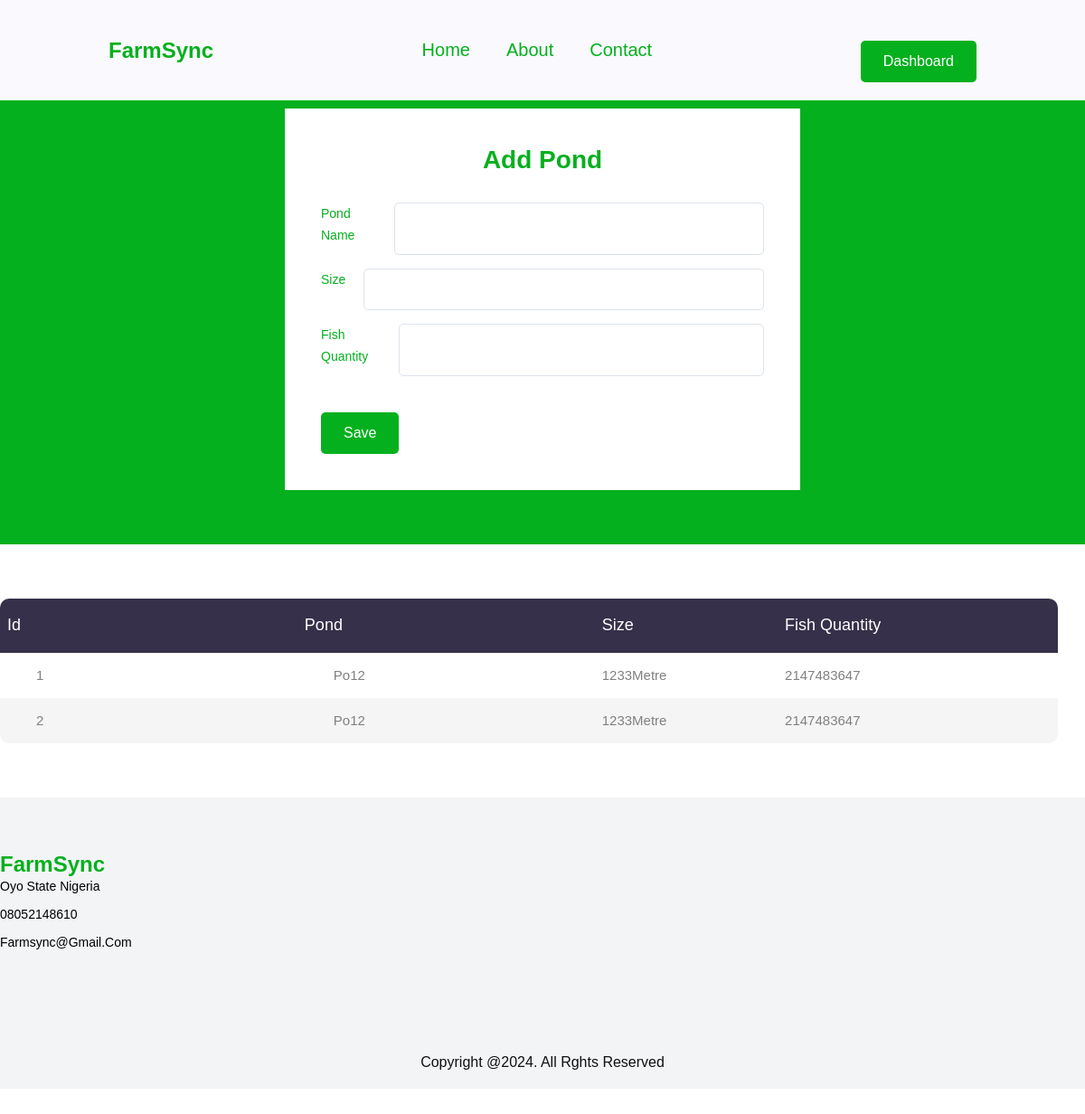
Page /admin/pond.php (signed in) on the committed database.
### tables this page shows
CREATE TABLE `pond` (
  `id` int(11) NOT NULL,
  `pond_name` varchar(100) NOT NULL,
  `size` varchar(250) NOT NULL,
  `fish_quantity` int(250) NOT NULL
);

### admin/pond.php (the view, shortened to what this page needs)
<?php
include '../config.php';
$sql = " SELECT id, pond_name, size, fish_quantity from pond";
$stmt =  mysqli_prepare($link, $sql);
if($stmt) {
    mysqli_stmt_execute($stmt);
    $result  = mysqli_stmt_get_result($stmt);
    $farm = [];
    if ($result) {
        while ($row = mysqli_fetch_assoc($result)) {
            $farm[] = $row;
        }
    }
    else {
        echo "error" . mysqli_error($link);
    }
}
?>
<!DOCTYPE html>
<html lang="en">
<head>
    <link rel="stylesheet" href="../style.css">
</head>
<body>
    <header>
        <a href="" class="logo">
            <h2>FarmSync </h2>
        </a>
        <ul class="navmenu">
            <li><a href="../index.html">Home</a></li>
            <li><a href="">About</a></li>
            <li><a href="#contact">Contact</a></li>
        </ul>
        <div class="nav-icon">
        <a href="dashboard.php">
    <button class="formbold-btn">Dashboard</button>
</a>
        </div>
    </header>
<section>
<section style="background-color: #04b01d; ">
<div class="formbold-main-wrappper">
<div class="formbold-form-wrapper">
<form action="<?php echo htmlspecialchars($_SERVER["PHP_SELF"]); ?>" method="POST" enctype="multitype">
<div class="formbold-form-title">
<h2> Add Pond</h2>
</div>
<?php
$pond_name = isset($_POST['pond_name']) ? $_POST['pond_name'] : '';
?>
<div class="formbold-input-flex">
<label for="pond_name" class="formbold-form-label">Pond Name</label>
<input type="text" name="pond_name" id="pond_name" class="formbold-form-input <?php echo (!empty($pond_name_err)) ? 'is-invalid' : ''; ?>" value="<?php echo $pond_name; ?>">
</div>
<div class="formbold-input-flex">
<label for="size" class="formbold-form-label">Size</label>
<input type="number" name="size" id="size" class="formbold-form-input <?php echo (!empty($size_err)) ? 'is-invalid' : ''; ?>" value="<?php echo $size; ?>">
</div>
<div class="formbold-input-flex">
<?php
$fish_quantity = isset($_POST['fish_quantity']) ? $_POST['fish_quantity'] : '';
?>
<label for="fish_quantity" class="formbold-form-label">Fish Quantity</label>
<input type="text" name="fish_quantity" id="fish_quantity" class="formbold-form-input <?php echo (!empty($fish_quantity_err)) ? 'is-invalid' : ''; ?>" value="<?php echo $fish_quantity; ?>">
</div>
<input type="submit" name="submit" class="formbold-btn" value="Save">
</form>
</div>
</section>
<section>
        <div class="limiter">
            <div class="container-table100">
                <div class="wrap-table100">
                    <div class="table100">
                        <table>
                            <thead>
                            <tr class="table100-head">
                                    <th>Id</th>
                                    <th>Pond </th>
                                    <th>Size</th>
                                    <th>Fish Quantity</th>
                                </tr>
                            </thead>
                            <tbody>
                            <?php foreach($farm as $rows): ?>
                                <tr>
                                <td class="column1"> <?php echo ($rows['id']); ?></td>
                                <td class="column1"> <?php echo ($rows['pond_name']); ?></td>
                                <td class="column2"> <?php echo ($rows['size']); ?>Metre</td>
                                <td class="column3"> <?php echo ($rows['fish_quantity']); ?> </td>
                            </tr>
                            <?php endforeach; ?>
                            </tbody>
                        </table>
                    </div>
                </div>
            </div>
        </div>
    </section>
    <section class="contact" id="contact">
        <div class="contact-info">
            <div class="first-info">
                <a href="" class="logo">
                    <h2>FarmSync</h2>
                </a>
                <p>Oyo State Nigeria</p>
                <p>08052148610</p>
                <p>farmsync@gmail.com</p>
                <div class="social-icon">
                    <a href=""><i class="fa-brands fa-facebook"></i></a>
                    <a href=""><i class="fa-brands fa-twitter"></i></a>
                    <a href=""><i class="fa-brands fa-instagram"></i></a>
                    <a href=""><i class="fa-brands fa-tiktok"></i></a>
                </div>
            </div>
    </section>
    <div class="end-text">
        <p> Copyright @2024. All Rghts Reserved</p>
    </div>
</body>
</html>

### style.css (style rules this page uses)
* { padding: 0; margin: 0; box-sizing: border-box; scroll-behavior: smooth; font-family: "Jost", sans-serif; list-style: none; text-decoration: none; }
:root { --pri-1: #efefef; --sec-1: #04041b; --ter-1: #f9f9fe #0000ee; }
header { position: fixed; width: 100%; top: 0; right: 0; z-index: 1000; display: flex; align-items: center; justify-content: space-between; padding: 20px 10%; background: #f9f9fe; }
.logo h2 { max-width: 120px; height: auto; color: #04b01d; }
.navmenu { display: flex; }
.navmenu a { color: #04b01d; font-size: 20px; text-transform: capitalize; padding: 10px 20px; font-weight: 400; transition: all .42s ease; }
.nav-icon { display: flex; align-items: center; justify-content: space-between; }
section { padding: 5% 10%; }
.contact { background-color: #f3f4f6; }
.contact-info { display: grid; grid-template-columns: repeat(auto-fit, minmax(60px, auto)); gap: 3rem; }
.first-info a { width: 140px; height: auto; }
.contact-info p { font-size: 14px; font-weight: 400; text-transform: capitalize; margin-bottom: 10px; line-height: 1.5; cursor: pointer; transition: all .42s; }
.end-text { background-color: #f3f4f6; text-align: center; padding: 20px; }
.end-text p { color: #111; text-transform: capitalize; }
.limiter { width: 100%; margin: 0 auto; }
.wrap-table100 { width:1170px; }
table { border-spacing: 1; border-collapse: collapse; background-color: #fff; border-radius: 10px; overflow: hidden; width: 100%; margin: 0 auto; position: relative; }
table * { position: relative; }
table td, table th { padding-left: 8px; }
table thead tr { height: 60px; background: #36304a; }
table tbody tr { height: 50px; }
table tbody tr:last-child { border: 0; }
table td, table th { text-align: left; }
.table100-head th { font-size:18px;color:#fff; line-height:1.2; font-weight:unset; }
tbody tr:nth-child(even) { background-color:#f5f5f5; }
tbody tr { font-size:15px; color:gray; line-height:1.2; font-weight:unset; }
.column1 { width:260px; padding-left:40px; }
.column2 { width:160px; }
.column3 { width:245px; }
.formbold-form-wrapper { margin: 0 auto; max-width: 570px; width: 100%; background: white; padding: 40px; }
.formbold-form-title { margin-bottom: 30px; }
.formbold-form-title h2 { font-weight: 600; font-size: 28px; line-height: 34px; color: #04b01d; text-align: center; }
.formbold-input-flex { display: flex; gap: 20px; margin-bottom: 15px; }
.formbold-form-input { text-align: left; width: 100%; padding: 13px 22px; border-radius: 5px; border: 1px solid #dde3ec; background: #ffffff; font-weight: 500; font-size: 16px; color: #536387; outline: none; resize: none; }
.formbold-form-label { color: #04b01d; font-size: 14px; line-height: 24px; display: block; margin-bottom: 10px; }
.formbold-btn { font-size: 16px; border-radius: 5px; padding: 14px 25px; border: none; font-weight: 500; background-color: #04b01d; color: white; cursor: pointer; margin-top: 25px; }
a, a:active, a:focus { color: #6f6f6f; text-decoration: none; transition-timing-function: ease-in-out; -ms-transition-timing-function: ease-in-out; -moz-transition-timing-function: ease-in-out; -webkit-transition-timing-function: ease-in-out; -o-transition-timing-function: ease-in-out; transition-duration: .2s; -ms-transition-duration: .2s; -moz-transition-duration: .2s; -webkit-transition-duration: .2s; -o-transition-duration: .2s; }
ul { margin: 0; padding: 0; list-style: none; }
section { padding: 60px 0; }

### rows in the picture
pond: id "1", pond_name "Po12", size "1233", fish_quantity "2147483647"
pond: id "2", pond_name "Po12", size "1233", fish_quantity "2147483647"
